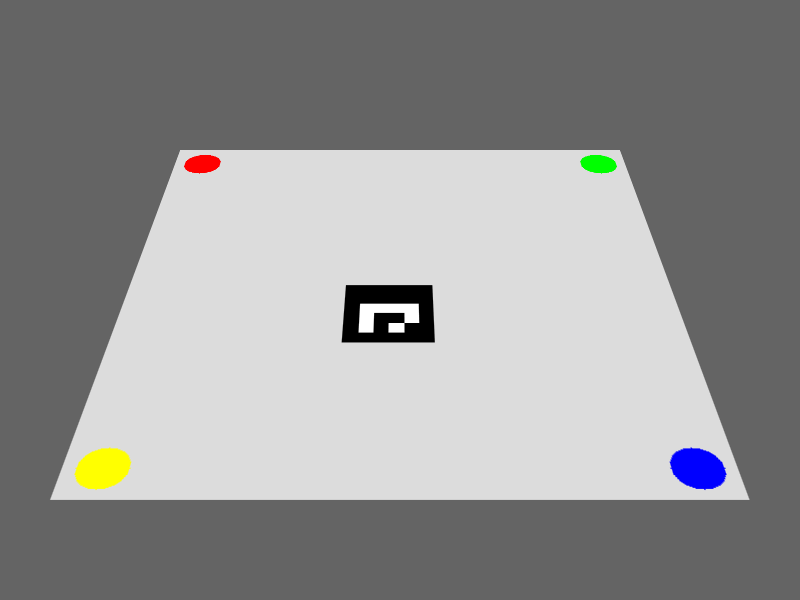
#> input picture Task2/Task2b/test_images/angled_arena.png, 800 x 600 px
$ python script2b.py
#> lines starting #> are read from the running program, lines starting #| are printed output that depends on the picture; after the words box and inside, x2 and y2 are one past the last pixel; in counts of white or black regions, pixels touching at a corner belong together; long printed decimals are rounded
import cv2
import numpy as np

def map_arena():
    """
    Task 2B: Perspective Transformation and Coordinate Mapping
    """
    # Initialize the output dictionary
    result = {
        "corner_points_detected": [],
        "robot_pixel_coord": [],
        "robot_real_world_coord": []
    }

    # ==========================================
    # STEP 1: Corner Detection (Color Tracking)
    # ==========================================
    # TODO: Read the target image 'test_images/angled_arena.png'
    img=cv2.imread('test_images/angled_arena.png')
#> img is the input picture: shape (600, 800, 3); mean B, G, R 146.9, 147.2, 147.2

    # TODO: Convert the image to HSV color space
    hsv=cv2.cvtColor(img,cv2.COLOR_BGR2HSV)
#> hsv: shape (600, 800, 3); mean H, S, V 0.7, 2.4, 148.4

    # TODO: Create HSV masks to isolate the Red, Green, Blue, and Yellow corners
    red_mask=cv2.inRange(hsv,(0,100,100),(10,255,255))
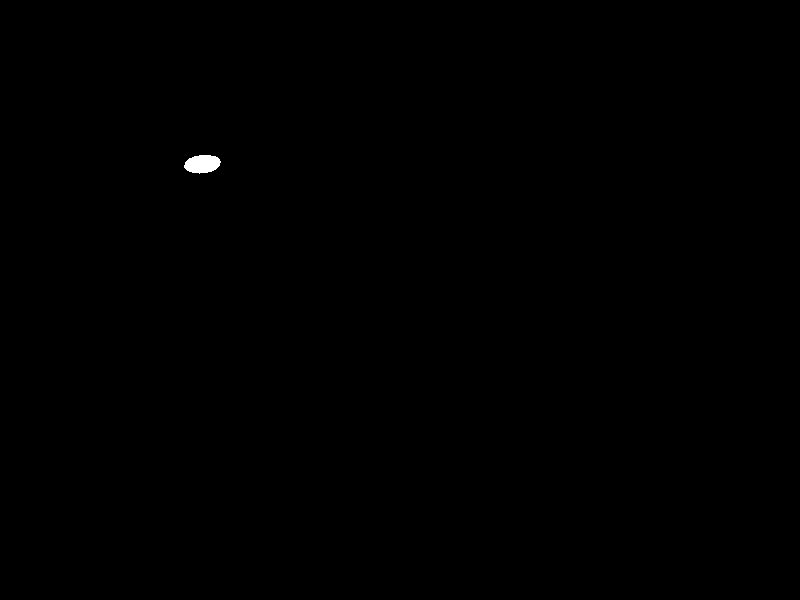
#> red_mask: shape (600, 800); 0.11% white; 1 white region, box (x1, y1, x2, y2) and area: (184, 155, 221, 174) 530
    red_mask2=cv2.inRange(hsv,(160,100,100),(180,255,255))
#> red_mask2: shape (600, 800); every value is 0
    green_mask=cv2.inRange(hsv,(50,100,100),(70,255,255))
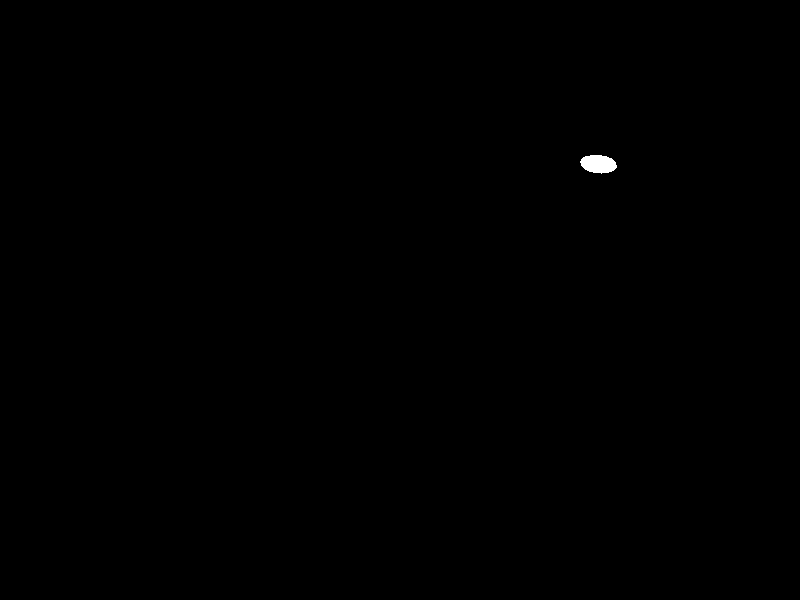
#> green_mask: shape (600, 800); 0.11% white; 1 white region, box (x1, y1, x2, y2) and area: (580, 155, 617, 174) 530
    blue_mask=cv2.inRange(hsv,(110,100,100),(130,255,255))
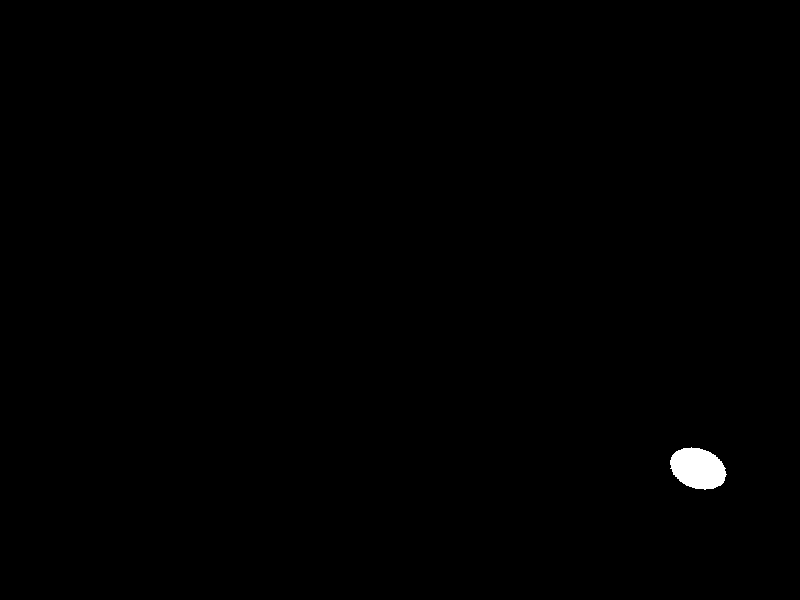
#> blue_mask: shape (600, 800); 0.38% white; 1 white region, box (x1, y1, x2, y2) and area: (670, 447, 727, 490) 1805
    yellow_mask=cv2.inRange(hsv,(20,100,100),(30,255,255))
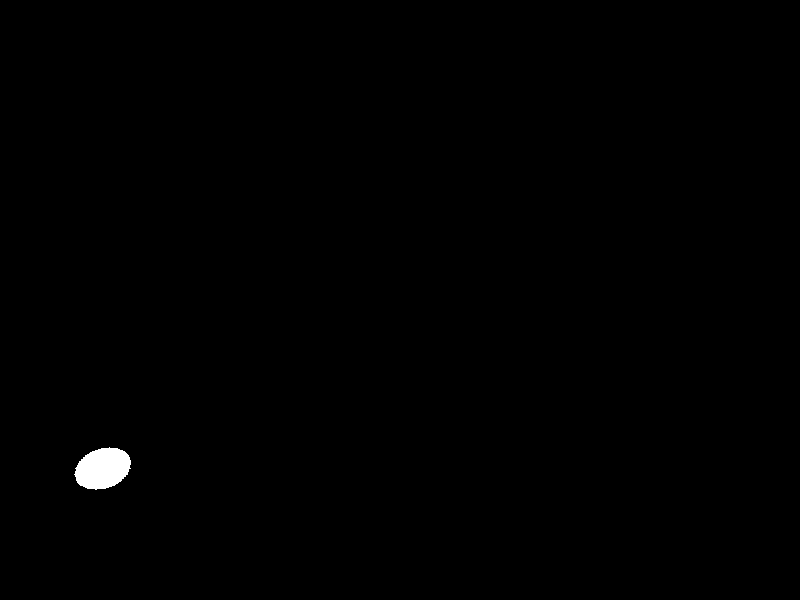
#> yellow_mask: shape (600, 800); 0.38% white; 1 white region

    # TODO: Find contours for each mask and calculate the centroid (cx, cy) using moments (M["m10"] / M["m00"])
    contours, _ = cv2.findContours(red_mask+red_mask2, cv2.RETR_TREE, cv2.CHAIN_APPROX_SIMPLE)
#> contours = 1 contour; box (x1, y1, x2, y2) and area: (184, 155, 221, 174) 489
    for contour in contours:
        M=cv2.moments(contour)
        if M["m00"]!=0:
            cx_r=int(M["m10"]/M["m00"])
            cy_r=int(M["m01"]/M["m00"])
            result["corner_points_detected"].append([cx_r, cy_r])
#> this loop made 1 pass
#> (cx_r, cy_r) on pass 1: (201, 163)
    contours, _ = cv2.findContours(green_mask, cv2.RETR_TREE, cv2.CHAIN_APPROX_SIMPLE)
#> contours = 1 contour; box (x1, y1, x2, y2) and area: (580, 155, 617, 174) 489
    for contour in contours:
        M=cv2.moments(contour)
        if M["m00"]!=0:
            cx_g=int(M["m10"]/M["m00"])
            cy_g=int(M["m01"]/M["m00"])
            result["corner_points_detected"].append([cx_g, cy_g])
#> this loop made 1 pass
#> (cx_g, cy_g) on pass 1: (598, 163)
    contours, _ = cv2.findContours(blue_mask, cv2.RETR_TREE, cv2.CHAIN_APPROX_SIMPLE)
#> contours = 1 contour; box (x1, y1, x2, y2) and area: (670, 447, 727, 490) 1731
    for contour in contours:
        M=cv2.moments(contour)
        if M["m00"]!=0:
            cx_b=int(M["m10"]/M["m00"])
            cy_b=int(M["m01"]/M["m00"])
            result["corner_points_detected"].append([cx_b, cy_b])
#> this loop made 1 pass
#> (cx_b, cy_b) on pass 1: (697, 468)
    contours, _ = cv2.findContours(yellow_mask, cv2.RETR_TREE, cv2.CHAIN_APPROX_SIMPLE)
#> contours = 1 contour; box (x1, y1, x2, y2) and area: (74, 447, 131, 490) 1731
    for contour in contours:
        M=cv2.moments(contour)
        if M["m00"]!=0:
            cx_y=int(M["m10"]/M["m00"])
            cy_y=int(M["m01"]/M["m00"])
            result["corner_points_detected"].append([cx_y, cy_y])
#> this loop made 1 pass
#> (cx_y, cy_y) on pass 1: (102, 468)

    # TODO: Store the coordinates in the exact order: [Top-Left(Red), Top-Right(Green), Bottom-Right(Blue), Bottom-Left(Yellow)]
    result["corner_points_detected"] = [[cx_r, cy_r], [cx_g, cy_g], [cx_b, cy_b], [cx_y, cy_y]]


    # ==========================================
    # STEP 2: Perspective Transformation
    # ==========================================
    # TODO: Define your source points as a float32 numpy array (the 4 centroids calculated above)
    source_points=np.array([[cx_r, cy_r], [cx_g, cy_g], [cx_b, cy_b], [cx_y, cy_y]], dtype=np.float32)
#> source_points = [[201, 163], [598, 163], [697, 468], [102, 468]]

    # TODO: Define your destination points as a flat 500x500 pixel square
    # Example: [[0,0], [500,0], [500,500], [0,500]]
    destination_points=np.array([[0,0],[500,0],[500,500],[0,500]], dtype=np.float32)
    # TODO: Use cv2.getPerspectiveTransform() to calculate the 3x3 Homography Matrix
    matrix = cv2.getPerspectiveTransform(source_points, destination_points)
#> matrix = [[1.72, 0.557, -436], [1.63e-16, 3.35, -546], [1.63e-19, 0.00223, 1]]
    # TODO: Apply cv2.warpPerspective() to flatten the angled arena into a 500x500 top-down view
    flat_image = cv2.warpPerspective(hsv, matrix, (500, 500))
#> flat_image: shape (500, 500, 3); mean H, S, V 0.4, 1.8, 214.8

    # ==========================================
    # STEP 3: Robot Detection on Warped Arena
    # ==========================================
    # TODO: On the NEW warped 500x500 image, initialize an ArUco detector (DICT_4X4_50)
    dictionary = cv2.aruco.getPredefinedDictionary(cv2.aruco.DICT_4X4_50)
    parameters = cv2.aruco.DetectorParameters()
    detector = cv2.aruco.ArucoDetector(dictionary, parameters)

    # TODO: Detect the marker representing the robot (ID 1)

    # TODO: Calculate the center pixel coordinates (cx, cy) of the detected marker

    corners, ids, rejected = detector.detectMarkers(flat_image)
#> corners = ([[194, 249], [284, 250], [283, 340], [194, 340]],); ids = [1]; rejected = ([[202, 261], [273, 258], [275, 270], [205, 275]],)
    if ids is not None and 1 in ids:
        index=np.where(ids==1)[0][0]
#> index = 0
        robot_corners=corners[index][0]
#> robot_corners = [[194, 249], [284, 250], [283, 340], [194, 340]]
        center=np.mean(robot_corners,axis=0)
#> center = [238.8, 294.8]
        cx=int(center[0])
#> cx = 238
        cy=int(center[1])
#> cy = 294
        result["robot_pixel_coord"] = [cx, cy]


    # ==========================================
    # STEP 4: Real-World Coordinate Conversion
    # ==========================================
    # Context: The 500x500 pixel warped image represents a physical arena of 200cm x 200cm.
    # The top-left corner is the origin [0.0, 0.0] cm.

    # TODO: Use linear scaling to convert the robot's pixel coordinates to real-world centimeters.
    real_size=200.0  # cm
    pixel_size=500.0 # pixels
    scale=real_size/pixel_size
    x_cm=cx*scale
#> x_cm = 95.2
    y_cm=cy*scale
#> y_cm = 117.6
    result["robot_real_world_coord"] = [x_cm, y_cm]


    return result

if __name__ == "__main__":
    # Test your function
    output = map_arena()
#> output = {'corner_points_detected': [[201, 163], [598, 163], [697, 468], [102, 468]], 'robot_pixel_coord': [238, 294], 'robot_real_world_coord': [95.2, 117.6]}
    print("Task 2B Output:")
    print(output)
#| {'corner_points_detected': [[201, 163], [598, 163], [697, 468], [102, 468]], 'robot_pixel_coord': [238, 294], 'robot_real_world_coord': [95.2, 117.600]}
